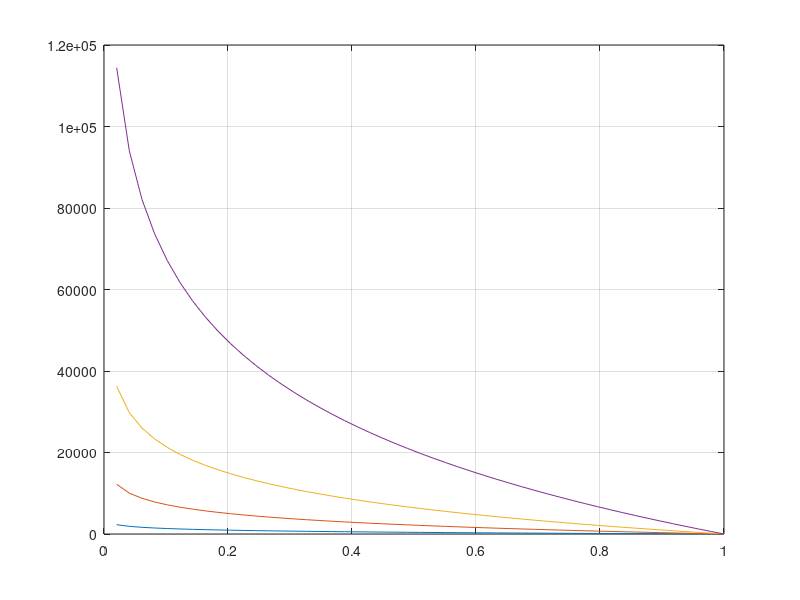

Source code (MATLAB): (Note: this script raises an error after producing the figure.)
%% Roshan Jaiswal-Ferri
%Aero 452 Homework 1: 9/24/25

%% Workspace Prep

format long     %Allows for more accurate decimals
close all;      %Clears all
clear all;      %Clears Workspace
clc;            %Clears Command Window

%% Delta V inert vs Finert

g = 9.8;
ISPc = 60; %seconds
ISPch = 320;
ISPn = 950;
ISPe = 3000;

ISP = [ISPc, ISPch, ISPn, ISPe];
finert = linspace(0,1,50);
denom = log(1./finert) * g;

for i = 1:4
    dV(i,:) = ISP(i).*denom;
end

%% Feasabilty

% The graph shows feasability of finert vs dv, where any space above each
% line is not feasable (or to the left of the xline at 0.05). Each yline
% represents the dv requirement for each mission, as long as there is space
% under each finert dv line and above the xline, and to the right of the
% 0.05 line, then that option is feasable (except for part b which requires
% a finert of 0.4). Given that, here are the results:

% a) All options are feasable
% b) Only nuclear and electric systems are feasable
% c) Chemical, Nuclear, & Electric systems are all feasable
% d) Only electric is feasable

figure('Name','DeltaV vs Finert')
plot(finert,dV)
grid on
xline(0.05)
xline(0.4)
yline(50)
yline(3940)
yline(6790)
yline(35880)
xlabel('finert')
ylabel('Delta V (m/s)')
legend('Cold Gas ISP', 'Chemical ISP', 'Nuclear ISP', 'Electric ISP')

% The shape of this graph makes sense, it is saying for each option the
% more propellant to inert mass you have, the more delta v capable the
% system is. As the inert mass increases the delta v drops. The more
% efficient systems get more delta v out of their mass ratios.
